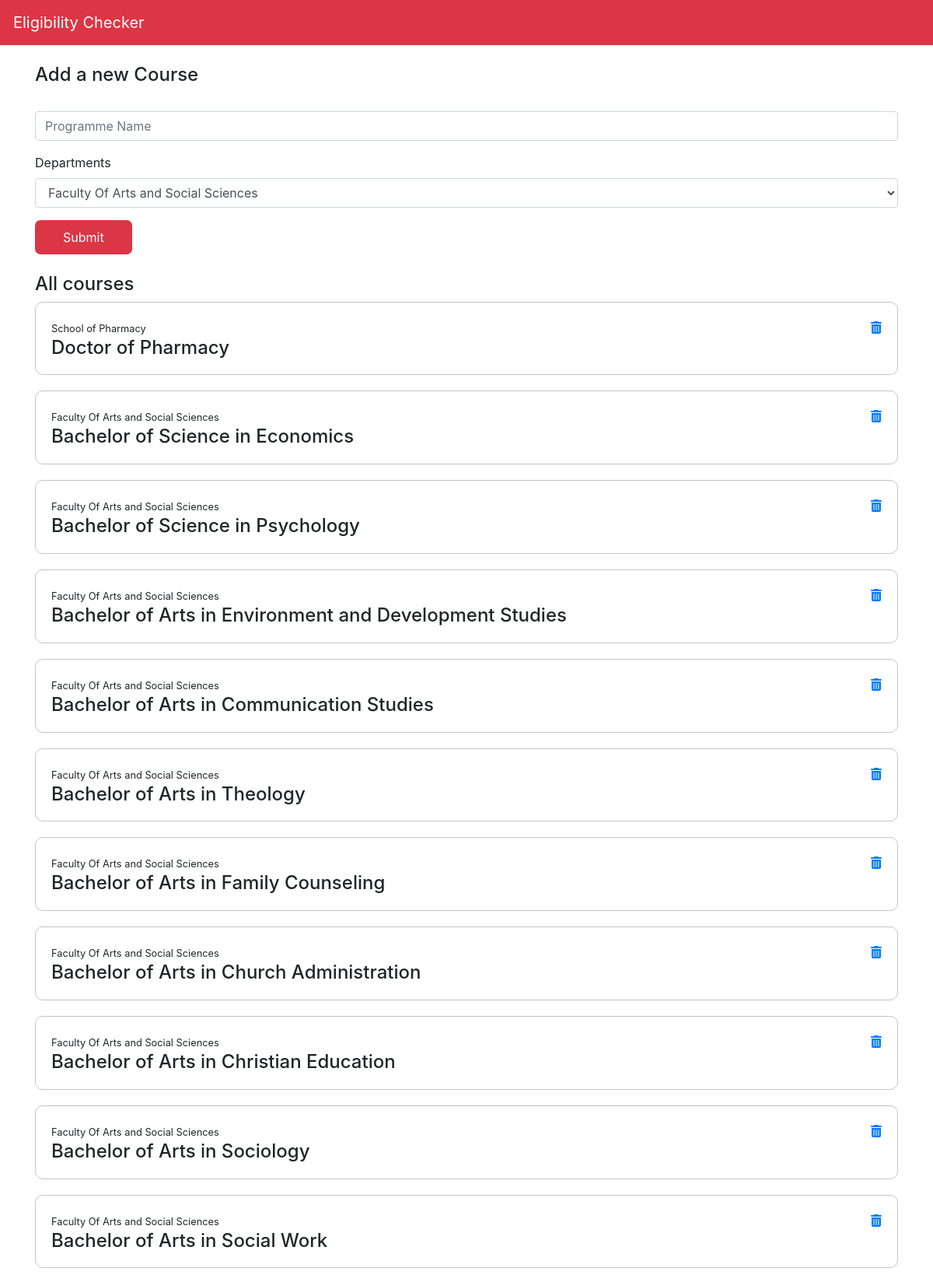
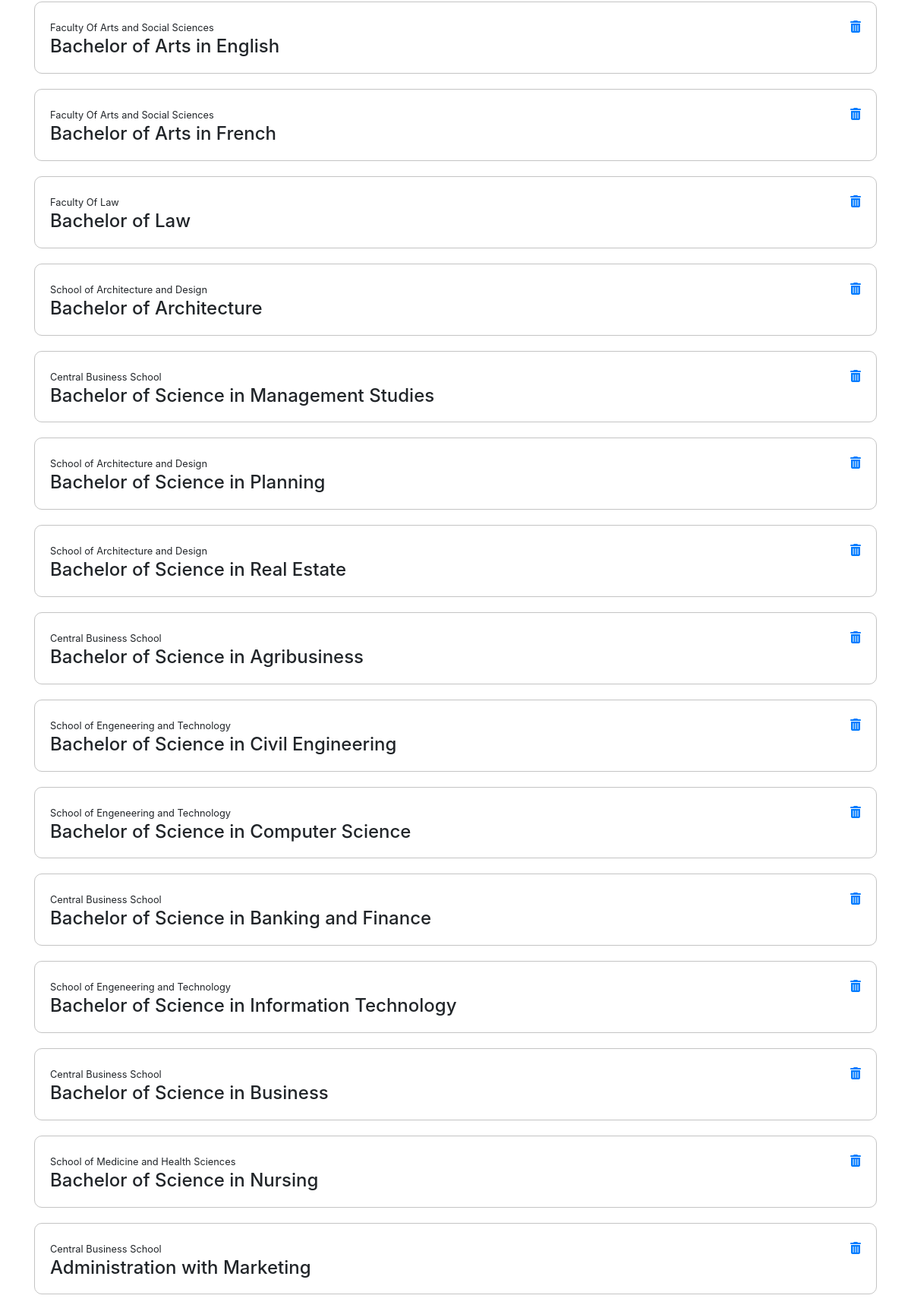
Screenshot of /courses (upper part) with the database file from the repository (2 pictures, top to bottom).
### app/models.py (models this page shows, shortened)
class Course(db.Model):
    id = db.Column(db.Integer, primary_key=True)
    name = db.Column(db.String(), nullable=False)
    tempField = db.Column(db.String())
    department = db.Column(db.String(), nullable=True)

### app/routes.py (the view, shortened to what this page needs)
@app.route("/courses",methods=['GET','POST'])
def courses():
    courses = Course.query.all()
    return render_template('courses.html', courses=courses)

### app/templates/courses.html (shortened to what this page needs)
{% extends "layout.html" %}
{% block body %}
<div class="container">
    <br/>
<h4>Add a new Course</h4>
<form action="{{url_for('courses')}}" method="post">
    <div class="form-group">
    <input type="text" class="form-control" name="courseName" id="courseName" aria-describedby="helpId" placeholder="Programme Name">
    </div>
    <div class="form-group">
      <label for="">Departments</label>
      <select class="form-control" name="department" id="department">
        <option>Faculty Of Arts and Social Sciences</option>
      </select>
    </div>
    <input style="width: auto;" class="button btn-danger" type="submit">
</form>
<br/>
<h4> All courses</h4>
{% for course in courses %}
<div  style="display: flex; justify-content: space-between;" class="course">
    <div>
        <small>{{course.department}}</small>
        <h4 style="margin: 0; width: fit-content;">{{course.tempField}}</h4>
    </div>
    <div>
        <a href='{{url_for("delete", id=course.id)}}'>
            <i class="fa fa-trash" aria-hidden="true"></i>
        </a>
    </div>
</div>
{% endfor %}
</div>
{% endblock %}

### app/static/css/style.css (style rules this page uses)
.button { color: white; background-color: red; border-radius: 7px; padding:10px 36px; border: none; width: 80%; }
.course { width: 100%; border: 1px solid #c4c4c4; padding: 20px; margin-bottom: 20px; display: flex; border-radius: 10px; justify-content: space-between; }

### rows the page displays
Course: department "School of Pharmacy", tempField "Doctor of Pharmacy"
Course: department "Faculty Of Arts and Social Sciences", tempField "Bachelor of Science in Economics"
Course: department "Faculty Of Arts and Social Sciences", tempField "Bachelor of Science in Psychology"
Course: department "Faculty Of Arts and Social Sciences", tempField "Bachelor of Arts in Environment and Development Studies"
Course: department "Faculty Of Arts and Social Sciences", tempField "Bachelor of Arts in Communication Studies"
Course: department "Faculty Of Arts and Social Sciences", tempField "Bachelor of Arts in Theology"
Course: department "Faculty Of Arts and Social Sciences", tempField "Bachelor of Arts in Family Counseling"
Course: department "Faculty Of Arts and Social Sciences", tempField "Bachelor of Arts in Church Administration"
Course: department "Faculty Of Arts and Social Sciences", tempField "Bachelor of Arts in Christian Education"
Course: department "Faculty Of Arts and Social Sciences", tempField "Bachelor of Arts in Sociology"
Course: department "Faculty Of Arts and Social Sciences", tempField "Bachelor of Arts in Social Work"
Course: department "Faculty Of Arts and Social Sciences", tempField "Bachelor of Arts in English"
Course: department "Faculty Of Arts and Social Sciences", tempField "Bachelor of Arts in French"
Course: department "Faculty Of Law", tempField "Bachelor of Law"
Course: department "School of Architecture and Design", tempField "Bachelor of Architecture"
Course: department "Central Business School", tempField "Bachelor of Science in Management Studies"
Course: department "School of Architecture and Design", tempField "Bachelor of Science in Planning"
Course: department "School of Architecture and Design", tempField "Bachelor of Science in Real Estate"
Course: department "Central Business School", tempField "Bachelor of Science in Agribusiness"
Course: department "School of Engeneering and Technology", tempField "Bachelor of Science in Civil Engineering"
Course: department "School of Engeneering and Technology", tempField "Bachelor of Science in Computer Science"
Course: department "Central Business School", tempField "Bachelor of Science in Banking and Finance"
Course: department "School of Engeneering and Technology", tempField "Bachelor of Science in Information Technology"
Course: department "Central Business School", tempField "Bachelor of Science in Business"
Course: department "School of Medicine and Health Sciences", tempField "Bachelor of Science in Nursing"
Course: department "Central Business School", tempField "Administration with Marketing"
